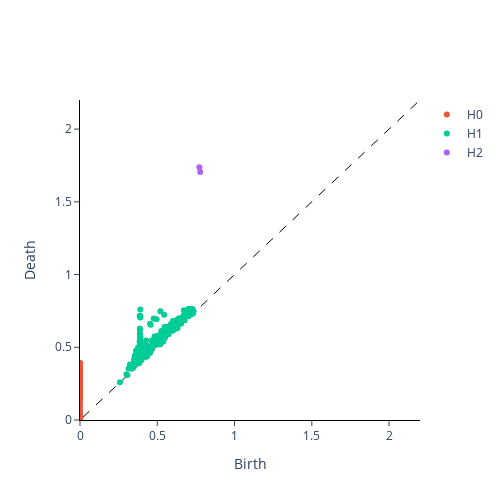

Notebook code for this chart:
### Markdown cell above
and next for the non-periodic one:

### Code cell
plot_diagram(nonperiodic_persistence_diagrams[0])

### Figure 1 — Plotly figure (JSON) as saved in the notebook; plotly's stock layout.template omitted (floating-point values rounded to 4 significant figures; data arrays with more than 128 entries replaced by an {"elided": "..."} marker saying what was removed)
{"data": [{"hoverinfo": "none", "line": {"color": "black", "dash": "dash", "width": 1}, "mode": "lines", "showlegend": false, "type": "scatter", "x": [-200, 200], "y": [-200, 200]}, {"mode": "markers", "name": "H0", "type": "scatter", "x": {"elided": "322 int values"}, "y": {"elided": "322 float values"}}, {"mode": "markers", "name": "H1", "type": "scatter", "x": {"elided": "219 float values"}, "y": {"elided": "219 float values"}}, {"mode": "markers", "name": "H2", "type": "scatter", "x": [0.7775, 0.7722], "y": [1.705, 1.738]}], "layout": {"height": 500, "plot_bgcolor": "white", "width": 500, "xaxis": {"anchor": "y", "exponentformat": "e", "linecolor": "black", "linewidth": 1, "mirror": false, "range": [0, 2.2], "showexponent": "all", "showline": true, "side": "bottom", "ticks": "outside", "title": {"text": "Birth"}, "type": "linear", "zeroline": true}, "yaxis": {"anchor": "x", "exponentformat": "e", "linecolor": "black", "linewidth": 1, "mirror": false, "range": [0, 2.2], "showexponent": "all", "showline": true, "side": "left", "ticks": "outside", "title": {"text": "Death"}, "type": "linear", "zeroline": true}}}
